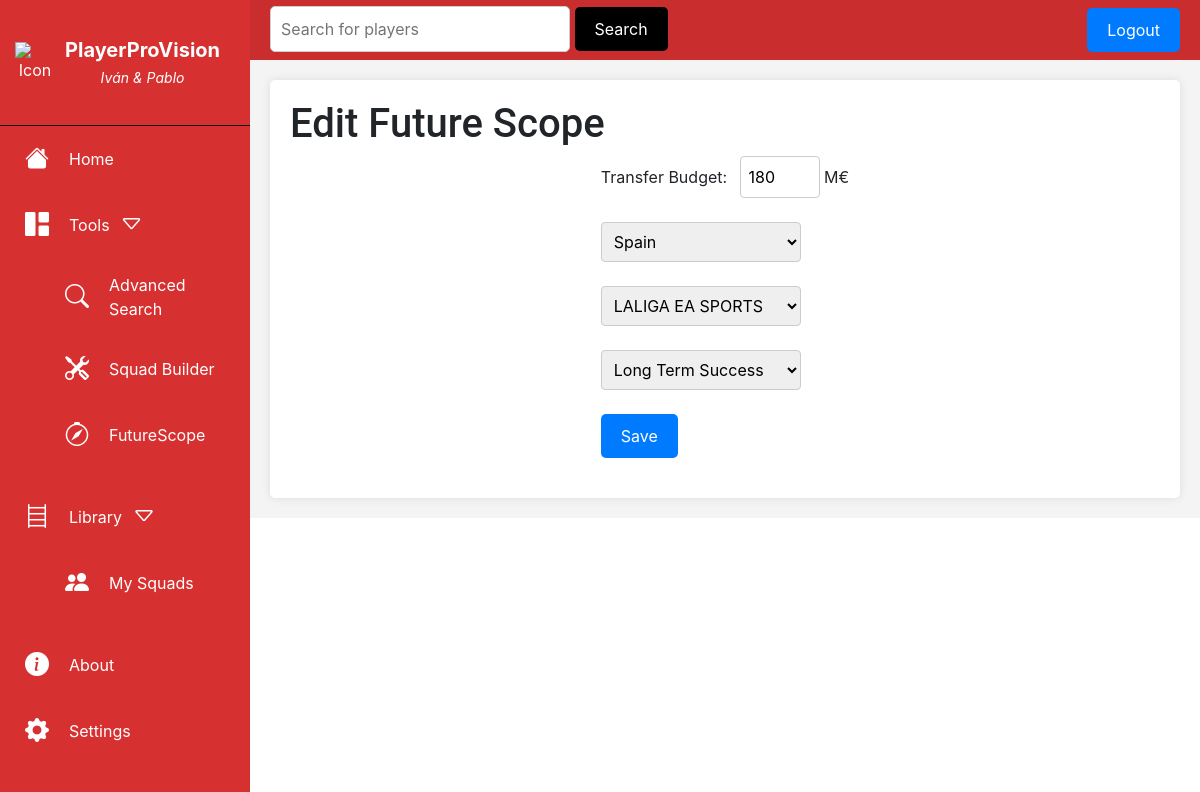
The app's page /edit_futureScope/ (signed in), older data.
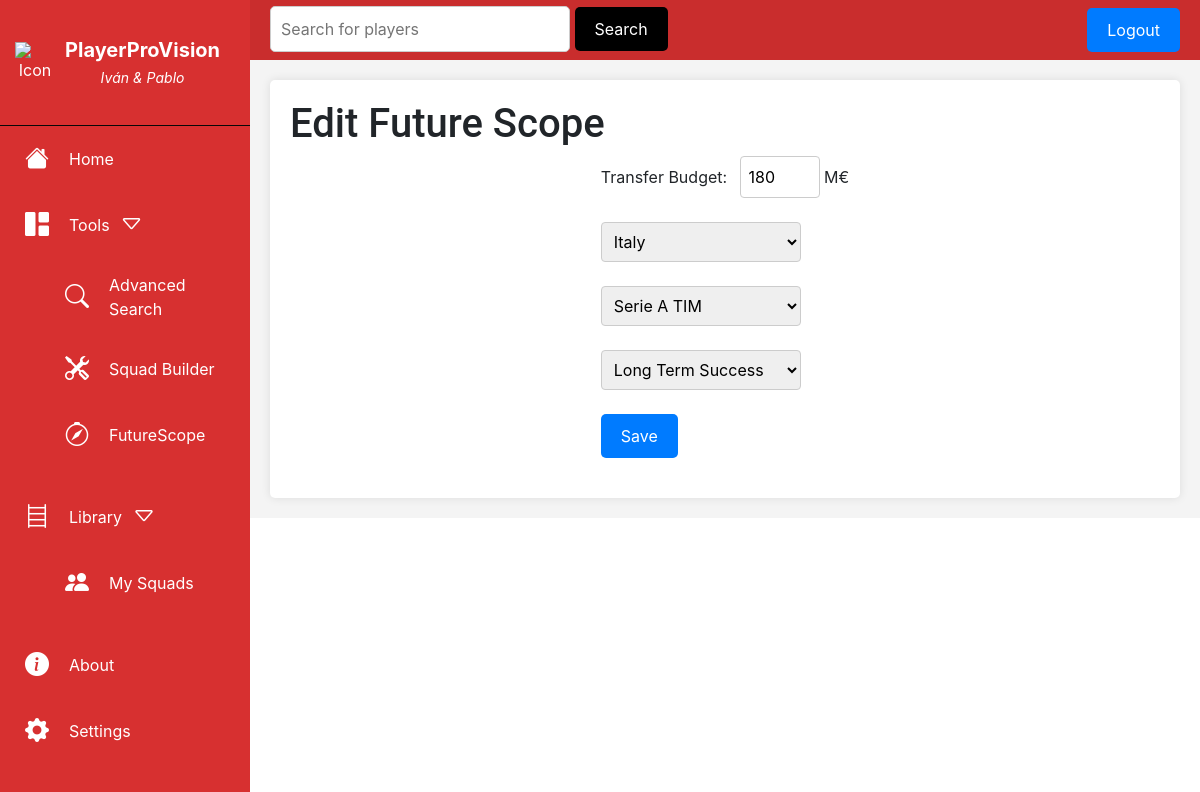
The same page, newer data.
### smartscore/models.py (models this page shows, shortened)
class League(models.Model):
    name = models.CharField(max_length=100)
    country_league = models.CharField(max_length=100)

class UserProfile(models.Model):
    user = models.OneToOneField(User, on_delete=models.CASCADE)
    squads = models.ManyToManyField(Squad)
    budget = models.IntegerField(default=100)
    league = models.CharField(max_length=100, blank=True, null=True)
    expectations = models.IntegerField(default=1)

### smartscore/views.py (the view)
# urls.py: path('edit_futureScope/', views.edit_futureScope, name='edit_futureScope'),
@login_required(login_url='login')
def edit_futureScope(request):
    user_profile = request.user.userprofile
    leagues = League.objects.all().order_by('country_league', 'name')
    countries = set(league.country_league for league in leagues)
    initial_league = user_profile.league if user_profile.league else None
    initial_budget = user_profile.budget if user_profile.budget else None
    initial_expectations = user_profile.expectations if user_profile.expectations else None
    initial_country = League.objects.filter(name=initial_league).values_list('country_league', flat=True).first() if initial_league else None
    print("Initial league is", initial_league, "Initial country is", initial_country, "Initial budget is", initial_budget, "Initial expectations is", initial_expectations)
    context = {
        'leagues': leagues,
        'countries': countries,
        'initial_country': initial_country,
        'initial_league': initial_league,
        'initial_budget': initial_budget,
        'initial_expectations': initial_expectations,
    }
    return render(request, 'edit_futureScope.html', context)

### smartscore/templates/edit_futureScope.html (shortened to what this page needs)
{% extends "base.html" %}
{% load static %}
{% block content %}
<h1>Edit Future Scope</h1>
<div class="smartScore-container">
    <form id="future-scope-form" method="post">
        <label for="transfer-budget">Transfer Budget:</label>
        <input type="number" id="transfer-budget" name="transfer-budget" value="{{ initial_budget }}" maxlength="4">
        <label>M€</label><br><br>
        <select id="country-select">
            {% for country in countries %}
                <option value="{{ country }}" {% if initial_country == country %} selected {% endif %}>{{ country }}</option>
            {% endfor %}
        </select><br><br>
        <select id="league-select" {% if not initial_country %} disabled {% endif %}>
            {% for league in leagues %}
                <option value="{{ league.name }}" data-country="{{ league.country_league }}" {% if initial_league == league.name %} selected {% endif %}>{{ league.name }}</option>
            {% endfor %}
        </select><br><br>
        <select id="expectations" name="expectations">
            <option value="2" {% if initial_expectations == 2 %} selected {% endif %}>Long Term Success</option>
        </select><br><br>
        <input type="submit" class="primary-default-btn" value="Save">
    </form>
</div>
{% endblock %}

Row changes from the older to the newer data that the page shows:
no longer on this page (row unchanged): League: country_league "Spain"
now on this page (row unchanged): League: country_league "Italy"
changed UserProfile: league.name "LALIGA EA SPORTS" → "Serie A TIM"
